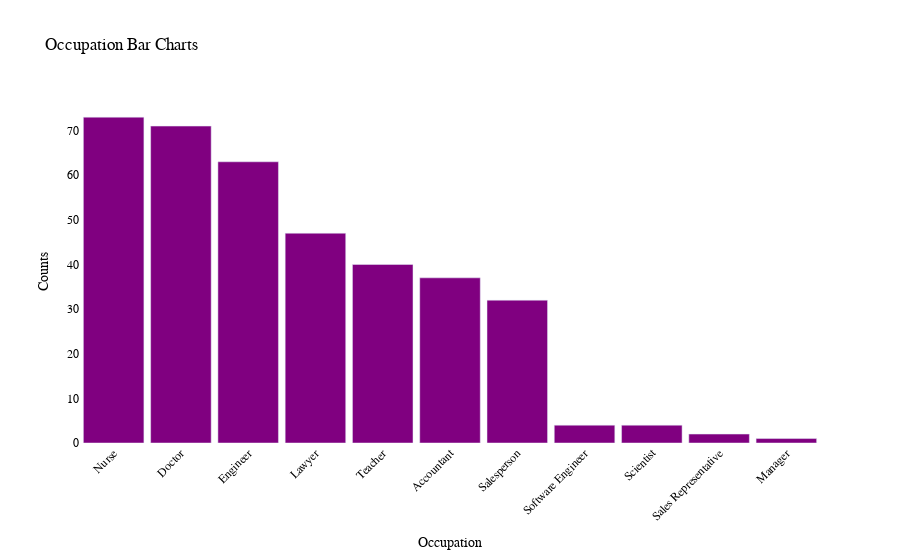

Here is the notebook cell this chart was saved with:
### Markdown cell above
### 3.2.1	측정 대상자들의 직업과 수면의 관계를 살펴보기

### Code cell
occupation_counts = noMV_df['Occupation'].value_counts()

fig = px.bar(x=occupation_counts.index, y=occupation_counts.values, title="Occupation Bar Charts")

# 레이아웃 설정
fig.update_layout(
    xaxis_title='Occupation',  # x축 라벨
    yaxis_title='Counts',       # y축 라벨
    xaxis_tickangle=-45,        # x축 눈금 레이블 각도 설정
    bargap=0.1,                 # 바 간격 조절
    plot_bgcolor='white',       # 차트 배경색
    paper_bgcolor='white',      # 차트 페이퍼 배경색
    font=dict(family='Arial', size=12, color='black')  # 폰트 설정
)

# 바 색상 설정
fig.update_traces(marker_color='purple')

fig.show()

### Figure 1 — Plotly figure (JSON) as saved in the notebook; plotly's stock layout.template omitted (floating-point values rounded to 4 significant figures)
{"data": [{"alignmentgroup": "True", "hovertemplate": "x=%{x}<br>y=%{y}<extra></extra>", "legendgroup": "", "marker": {"color": "purple", "pattern": {"shape": ""}}, "name": "", "offsetgroup": "", "orientation": "v", "showlegend": false, "textposition": "auto", "type": "bar", "x": ["Nurse", "Doctor", "Engineer", "Lawyer", "Teacher", "Accountant", "Salesperson", "Software Engineer", "Scientist", "Sales Representative", "Manager"], "xaxis": "x", "y": [73, 71, 63, 47, 40, 37, 32, 4, 4, 2, 1], "yaxis": "y"}], "layout": {"bargap": 0.1, "barmode": "relative", "font": {"color": "black", "family": "Arial", "size": 12}, "legend": {"tracegroupgap": 0}, "paper_bgcolor": "white", "plot_bgcolor": "white", "title": {"text": "Occupation Bar Charts"}, "xaxis": {"anchor": "y", "domain": [0, 1], "tickangle": -45, "title": {"text": "Occupation"}}, "yaxis": {"anchor": "x", "domain": [0, 1], "title": {"text": "Counts"}}}}
